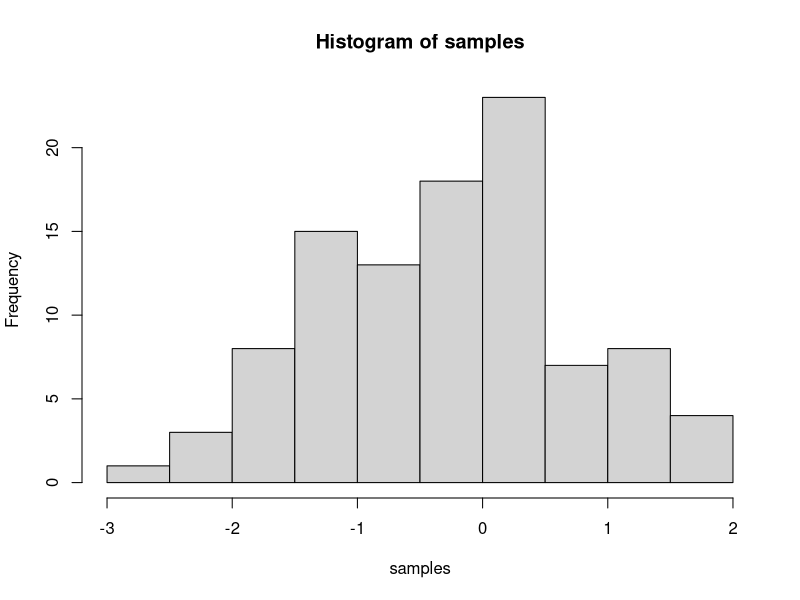

The R source for this figure:
## ---- chunk 1
knitr::opts_chunk$set(message=FALSE,warning=FALSE, cache=TRUE)
## ---- chunk 2
samples <- rnorm(100, mean=0, sd=1)
hist(samples)
## ---- chunk 3

